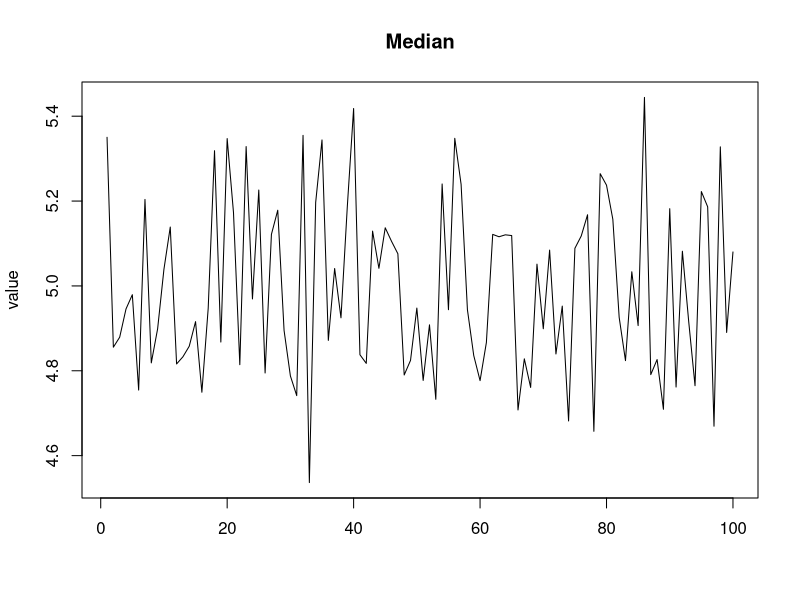
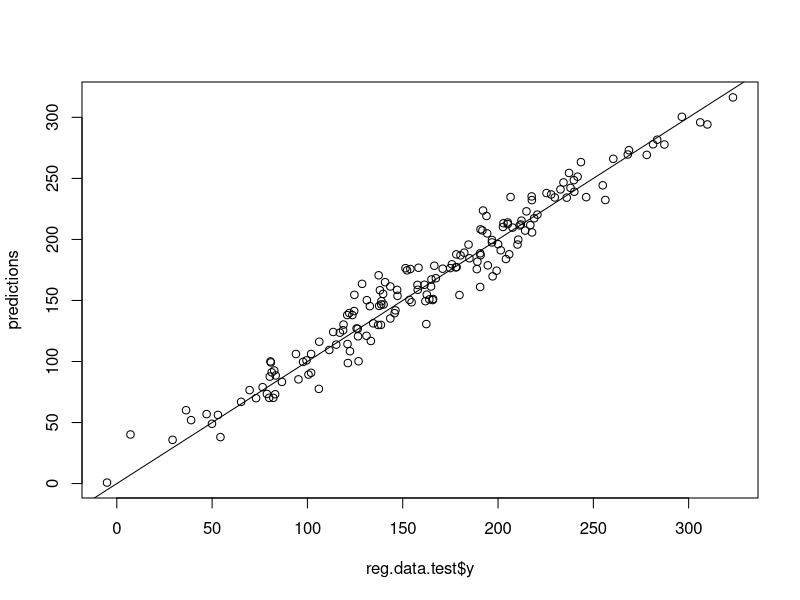
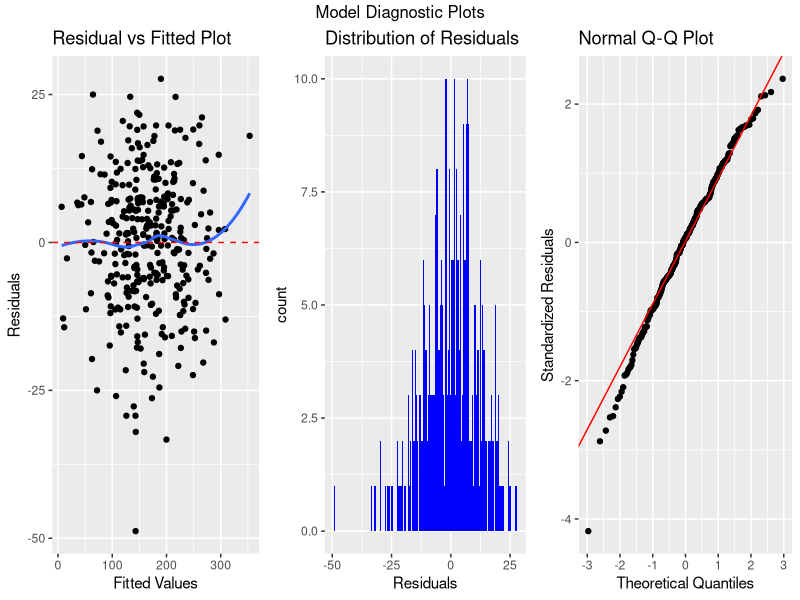
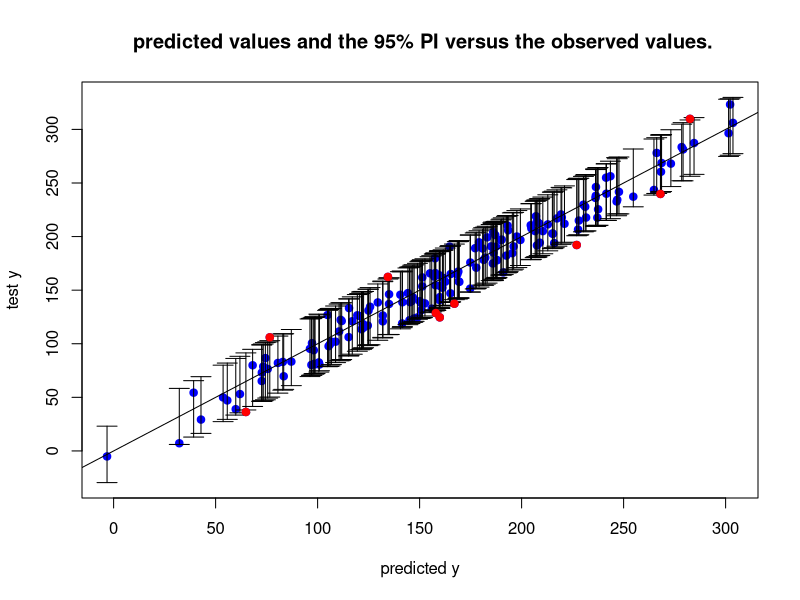

The R source for these figures, in order:
## ---- chunk 1
library(gridExtra)
library(ggplot2)
library(tidyverse)
library(caret)
library(leaps)
library(MASS)
library(glmnet)
library(gam)

#reg.data <- read.table('../data/TPN1_a22_reg_app.txt', header=TRUE)
reg.data <- read.table('TPN1_a22_reg_app.txt', header=TRUE)
## ---- chunk 2
summary.data = as.data.frame(apply(reg.data, 2, summary))
n <- nrow(reg.data)
p <- ncol(reg.data) - 1
matplot(t(summary.data[3,-length(summary.data)]),type = "l", main = "Median", ylab = "value")
## ---- chunk 3
summary.data <- as.data.frame(apply(reg.data, 2, summary))
## ---- chunk 4
########### training set and validation set ################
set.seed(1729) # the Hardy CRamanujan number
rows <- nrow(reg.data)
cols <- ncol(reg.data) - 1
train_size <- 2 / 3
nb_train <- round(train_size * rows)
nb_test <- rows - nb_train
# training set
train <- sample(1:rows, nb_train)
reg.data.train <- reg.data[train,]
# validation set
reg.data.test  <- reg.data[-train,]
## ---- chunk 5
MSE = function(y_test,y_predict){
  mean((y_test-y_predict)^2)
}
## ---- chunk 6
full.model.reg <- lm(y~., data = reg.data.train)
#summary(full.model.reg)
predictions <- predict(full.model.reg, newdata = reg.data.test)
full.model.reg.mse <- MSE(reg.data.test$y, predictions)
plot(reg.data.test$y, predictions)
abline(0,1)
sprintf("full.model.reg.mse = %3f",full.model.reg.mse)
## ---- chunk 7
train.control <- trainControl(method = "cv", number = 5)
## ---- chunk 8
# 10-CV set up:
kfolds <- 10
n <- nrow(reg.data)
p <- ncol(reg.data)
ntst <- n/kfolds

## Define fold_ids
fold_ids      <- rep(seq(kfolds), ceiling(n / kfolds))
fold_ids      <- fold_ids[1:n]
fold_ids      <- sample(fold_ids, length(fold_ids))

## Initialize vectors to store CV errors
Elastic_CV_MSE_vec  <- vector(length = kfolds, mode = "numeric")
Lasso_CV_MSE_vec  <-vector(length = kfolds, mode = "numeric")
Ridge_CV_MSE_vec  <-vector(length = kfolds, mode = "numeric")
Forward_step_CV_MSE_vec  <-vector(length = kfolds, mode = "numeric")
Backward_step_CV_MSE_vec  <-vector(length = kfolds, mode = "numeric")
Full_CV_MSE_vec  <-vector(length = kfolds, mode = "numeric")

## ---- chunk 9
for (k in 1:kfolds){
  ############## STEPWISE SELECTION #############

  forward.step.model <- train(y ~., data = reg.data[which(fold_ids != k),], method = "leapForward", tuneGrid = data.frame(nvmax = 1:100), trControl = train.control)
  step.predictor.names <- names(coef(forward.step.model$finalModel, forward.step.model$bestTune$nvmax))[1:forward.step.model$bestTune$nvmax+1]

  step.model.linreg = lm(paste("y","~", paste(step.predictor.names, collapse=" + ") ), data = reg.data[which(fold_ids != k),])
  predictions <- predict(step.model.linreg,newdata=reg.data[which(fold_ids == k),])

  Forward_step_CV_MSE_vec[k] <- MSE(reg.data[which(fold_ids == k),p], predictions)

  backward.step.model <- train(y ~., data = reg.data[which(fold_ids != k),],
                            method = "leapBackward",
                            tuneGrid = data.frame(nvmax = 1:100),
                            trControl = train.control
  )
  step.predictor.names <- names(coef(backward.step.model$finalModel, backward.step.model$bestTune$nvmax))[1:backward.step.model$bestTune$nvmax+1]

  step.model.linreg = lm(paste("y","~", paste(step.predictor.names, collapse=" + ") ), data = reg.data[which(fold_ids != k),])
  predictions <- predict(step.model.linreg,newdata=reg.data[which(fold_ids == k),])

  Backward_step_CV_MSE_vec[k] <- MSE(reg.data[which(fold_ids == k),p], predictions)

  ############# PENALIZED REGRESSION ###########
  x <- model.matrix(y~., reg.data[which(fold_ids != k),-p-1])[,-1]

  y <- reg.data[which(fold_ids != k),]$y
  x.test <- model.matrix(y~., reg.data[which(fold_ids == k),-p-1])[,-1]

  ########## ELASTICNET REGRESSION #############
  elastic <- train(y ~., data = reg.data[which(fold_ids != k),],
                   method = "glmnet",
                   trControl = train.control,
                   tuneLength = 10)

  elastic.alpha <- elastic$bestTune[1,1]
  elastic.lambda <- elastic$bestTune[1,2]

  fit.elsatic <- glmnet(x, reg.data[which(fold_ids != k),p], lambda=elastic.lambda, alpha = elastic.alpha)
  predictions  <- predict(fit.elsatic, x.test)

  Elastic_CV_MSE_vec[k] <- MSE(reg.data[which(fold_ids == k),p], predictions)

  ########## RIDGE REGRESSION #############
  cv.ridge <- cv.glmnet(x, y, alpha = 0)

  fit.ridge <- glmnet(x, reg.data[which(fold_ids != k),p], lambda=cv.ridge$lambda.min, alpha = 0)
  predictions  <- predict(fit.ridge, x.test)
  Ridge_CV_MSE_vec[k] <- MSE(reg.data[which(fold_ids == k),p], predictions)

  ########## LASSO REGRESSION #############
  cv.lasso <- cv.glmnet(x, y, alpha = 1)
  fit.lasso <- glmnet(x, reg.data[which(fold_ids != k),p], lambda=cv.lasso$lambda.min, alpha = 1)
  predictions  <- predict(fit.lasso, x.test)
  Lasso_CV_MSE_vec[k] <- MSE(reg.data[which(fold_ids == k),p], predictions)

  #REGRESSION OBTAINED W/ THE FULL MODEL (NO SELECTION)
  model.linreg = lm(y~.,  data = reg.data[which(fold_ids != k),])
  predictions <- predict(model.linreg,newdata=reg.data[which(fold_ids == k),])

  Full_CV_MSE_vec[k] <- MSE(reg.data[which(fold_ids == k),p], predictions)
}
## ---- chunk 10
noquote(sprintf("forward step regression model MSE: %.3f",mean(Forward_step_CV_MSE_vec)))
noquote(sprintf("backward step regression MSE: %.3f",mean(Backward_step_CV_MSE_vec)))
noquote(sprintf("elastic net model MSE: %.3f",mean(Elastic_CV_MSE_vec)))
noquote(sprintf("lasso net model MSE: %.3f",mean(Lasso_CV_MSE_vec)))
noquote(sprintf("ridge model MSE: %.3f",mean(Ridge_CV_MSE_vec)))
noquote(sprintf("full model regression MSE: %.3f",mean(Full_CV_MSE_vec)))
## ---- chunk 11
modelDiagnostic <- function(model.reg){
  pMod <- fortify(model.reg)

  # the residuals vs predicted values
  p1 <- ggplot(pMod, aes(x=.fitted, y=.resid))+geom_point() +
    geom_smooth(se=FALSE)+geom_hline(yintercept=0, col="red", linetype="dashed") +
    xlab("Fitted Values")+ylab("Residuals") +
    ggtitle("Residual vs Fitted Plot")

  pMod$.qqnorm <- qqnorm(pMod$.stdresid, plot.it=FALSE)$x
  y <- quantile(pMod$.stdresid, c(0.25, 0.75))   # Find the 1st and 3rd quartiles
  x <- quantile(pMod$.qqnorm  , c(0.25, 0.75))   # Find the 1st and 3rd quartiles
  slope <- diff(y) / diff(x)                     # Compute the line slope
  int <- y[1] - slope * x[1]                     # Compute the line intercept

  # Create residuals QQ plot.
  p2 <- ggplot(pMod, aes(.qqnorm, .stdresid)) +
    geom_point(na.rm = TRUE) +
    geom_abline(intercept=int, slope=slope, color="red")           +
    xlab("Theoretical Quantiles") + ylab("Standardized Residuals") +
    ggtitle("Normal Q-Q Plot")

  # Create residuals histogram plot.
  p3 <- ggplot(data=pMod, aes(x=.resid)) +
    geom_histogram(binwidth=0.5, fill="blue") + xlab("Residuals") + ggtitle("Distribution of Residuals")

  grid.arrange(p1, p3, p2, nrow = 1 , top="Model Diagnostic Plots")
}

modelObservations <- function(model.reg, data.test){
  #plotting ytest and ypred
  ypred <- predict(model.reg,data.test)
  #plot(data.test$y,ypred, main="predicted values versus test values", xlab="predicted y", ylab="test y")
  #abline(0,1)

  # getting the observations outside the prediction interval
  ic.error.bar <- function(x, lower, upper, length=0.1){
    arrows(x, upper, x, lower, angle=90, code=3, length=length)
  }

  #Calculate the prediction intervals of 𝑦0 (the predicted value), with the predict command using the interval = "prediction" option
  pred.test.ip <- predict(model.reg, interval='prediction', newdata = data.test)
  ytest <- data.test$y

  # get the observations being outside the prediction interval
  idx.obs.out.ip <- which((ytest<pred.test.ip[,2])|(ytest>pred.test.ip[,3]))

  # Plotting the graph with the prediction intervals.
  plot(pred.test.ip[, 1], ytest, pch=19, col='blue', ylim=range(pred.test.ip, ytest),
       main=" predicted values and the 95% PI versus the observed values.",
       xlab="predicted y",
       ylab="test y")
  abline(0,1)
  ic.error.bar(pred.test.ip[, 1], pred.test.ip[, 2], pred.test.ip[, 3])
  points(pred.test.ip[idx.obs.out.ip, 1], ytest[idx.obs.out.ip], pch=19, col="red")

  #print(paste("number of observed values (𝑦𝑖) outside the prediction interval among ", length(ytest), " observed values in total: ", length(idx.obs.out.ip)))
  #returns the percentage that the new observation is in the prediction interval
  #1 - (length(idx.obs.out.ip)/length(ytest))
}
## ---- chunk 12
# Best model
forward.step.model <- train(y ~., data = reg.data.train, method = "leapForward", 
                tuneGrid = data.frame(nvmax = 1:100), trControl = train.control)

step.predictor.names <- names(coef(forward.step.model$finalModel, 
  forward.step.model$bestTune$nvmax))[1:forward.step.model$bestTune$nvmax+1]

step.model.linreg = lm(paste("y","~", paste(step.predictor.names, collapse=" + ") ), 
                       data = reg.data.train)

ypred <- predict(step.model.linreg,newdata=reg.data.test)
## ---- chunk 13
modelDiagnostic(step.model.linreg)
noquote(sprintf("Best model MSE: %.3f", MSE(reg.data.test$y,ypred)))
## ---- chunk 14
modelObservations(step.model.linreg, reg.data.test)
